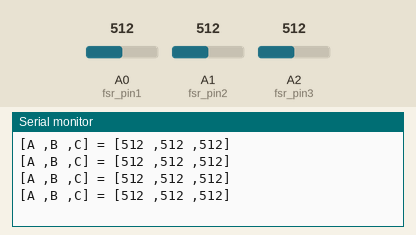
A sketch run on a simulated Arduino Uno, built with avr-gcc and run on an emulated ATmega328P. Shown: the last lines printed to the serial monitor. Inputs (shaded band) come from the test bench; at power-on: A0 (fsr_pin1) = 512, A1 (fsr_pin2) = 512, A2 (fsr_pin3) = 512.

Above: at 1.2 s.
1.3 s: A0 (fsr_pin1) set to 716
At 1.71 s:
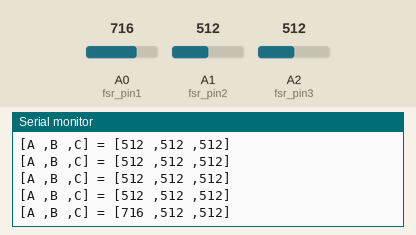
2.8 s: A1 (fsr_pin2) set to 716
At 2.91 s:
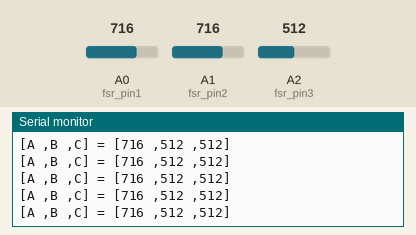
4.3 s: A2 (fsr_pin3) set to 716
At 4.42 s:
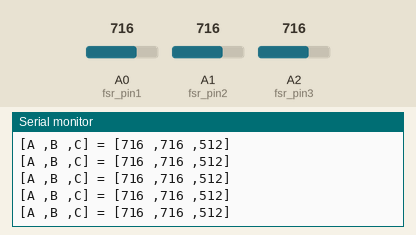
5.8 s: A0 (fsr_pin1) set to 900
At 5.92 s:
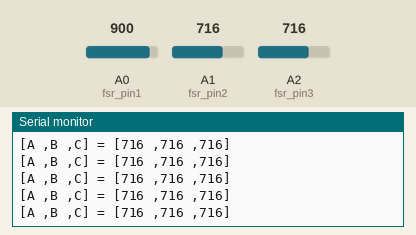
7.3 s: A1 (fsr_pin2) set to 900
At 7.43 s:
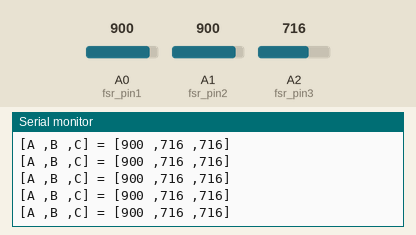
8.8 s: A2 (fsr_pin3) set to 900
At 8.93 s:
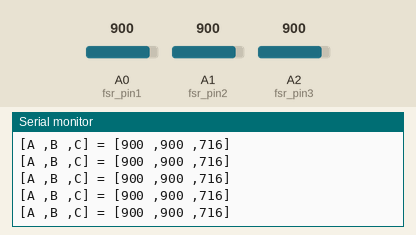
Timing chart, 0 to 11.3 s (numbered marks = the images above; inputs shaded):
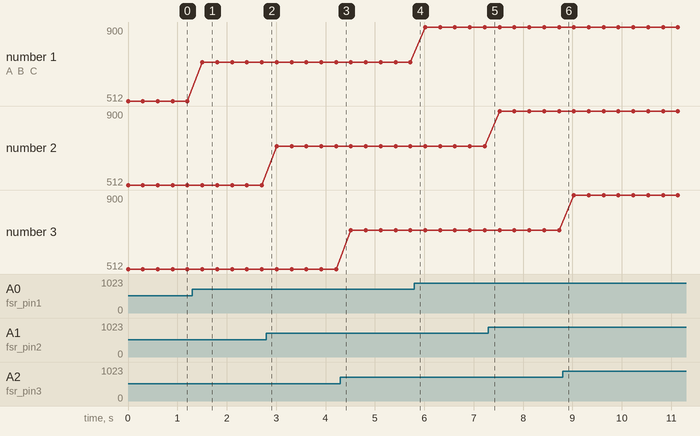

Measured:
- after the input at 1.3 s, the serial monitor: prints a new line after 0.21 s (image 1)
- plotted number 1: 512 → 716 after the input at 1.3 s, 716 → 900 after the input at 5.8 s

The sketch:

sketch_oct28a.ino
```cpp
#define fsr_pin1 A0
#define fsr_pin2 A1
#define fsr_pin3 A2

String ans[10] = "A B C = ";
int list[3];

void setup()
{
  Serial.begin(9600);
}

void loop()
{
  int fsr_value1 = analogRead(fsr_pin1);
  int fsr_value2 = analogRead(fsr_pin2);
  int fsr_value3 = analogRead(fsr_pin3);

  list[0] = fsr_value1;
  list[1] = fsr_value2;
  list[2] = fsr_value3;
  int br = 0;

  if(!(list[0] == 0 && list[1] == 0 && list[2] == 0)) {
    Serial.print("[A ,B ,C] = ");
    Serial.print('[');
    for(int i=0; i<3; i++) {
      Serial.print(list[i]);
      if (br != 2) {
        Serial.print(" ,");
        }
      br++;
      }
    Serial.print(']');
    Serial.println("");
    }
  delay(300);
}
```
